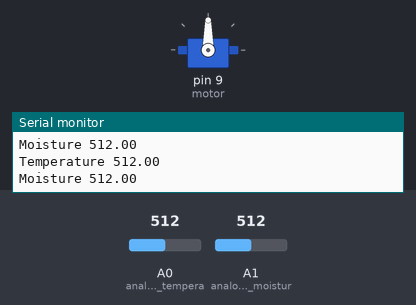
Simulated run of this sketch. Board: Arduino Uno, built with avr-gcc and run on an emulated ATmega328P. Parts: servo, the last lines printed to the serial monitor. The inputs (shaded band) are chosen by the test bench; at power-on: A1 (analog_input_from_moistur) = 512, A0 (analog_input_from_tempera) = 512.

Above: at 1.8 s.
1.9 s: A1 (analog_input_from_moistur) set to 33
3.4 s: A1 (analog_input_from_moistur) set to 27
At 5.2 s:
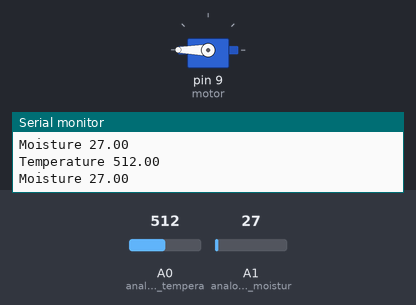
5.5 s: A1 (analog_input_from_moistur) set to 110
At 6.8 s:
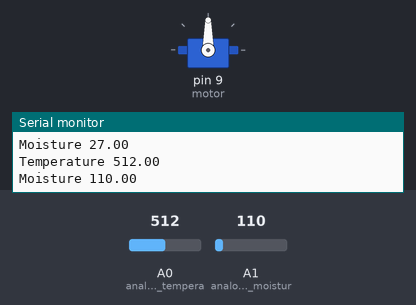
7.5 s: A1 (analog_input_from_moistur) set to 20
At 8.4 s:
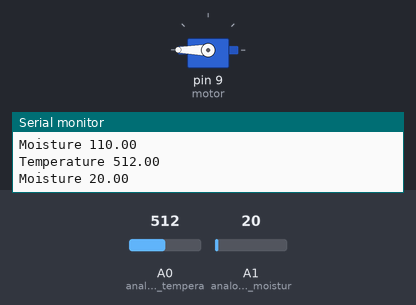
Timing chart, 0 to 10.5 s (numbered marks = the images above; inputs shaded):
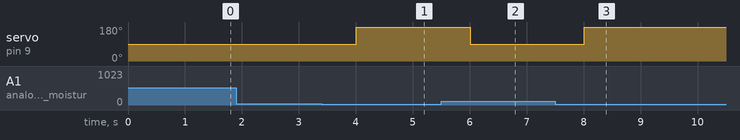

Measured:
- the behaviour switches between 30 and 29 on A1 (analog_input_from_moistur) (found by bisection; images 0 and 1)
- after the input at 3.4 s, servo on pin 9 (motor): 90° → 180° after 0.61 s
- after the input at 5.5 s, servo on pin 9 (motor): 180° → 90° after 0.51 s
- after the input at 7.5 s, servo on pin 9 (motor): 90° → 180° after 0.51 s

The sketch:

servo_temp_moist.ino
```cpp
#include <Servo.h>

Servo motor;
float moisture = 0.0;
float temperature = 0.0;

void setup(){
  pinMode(A0, INPUT);// analog input from temperature sensor
  pinMode(A1, INPUT);// analog input from moisture sensor
  motor.attach(9);// connect servo motor to pin 11
  Serial.begin(9600);// arduino default baudrate
}

void loop(){

  moisture = analogRead(A1);
  temperature = analogRead(A0);
  //read temperature
  Serial.print("Temperature ");
  Serial.println(temperature);
  //read moisture
  Serial.print("Moisture ");
  Serial.println(moisture);
  //write to motor
  motor.write(90);
  if(temperature>100){
    if(moisture<30){
      motor.write(180);
    }
  }
  else
    motor.write(90);
 delay(1000);

}

//TinkerCad for simulation
```
